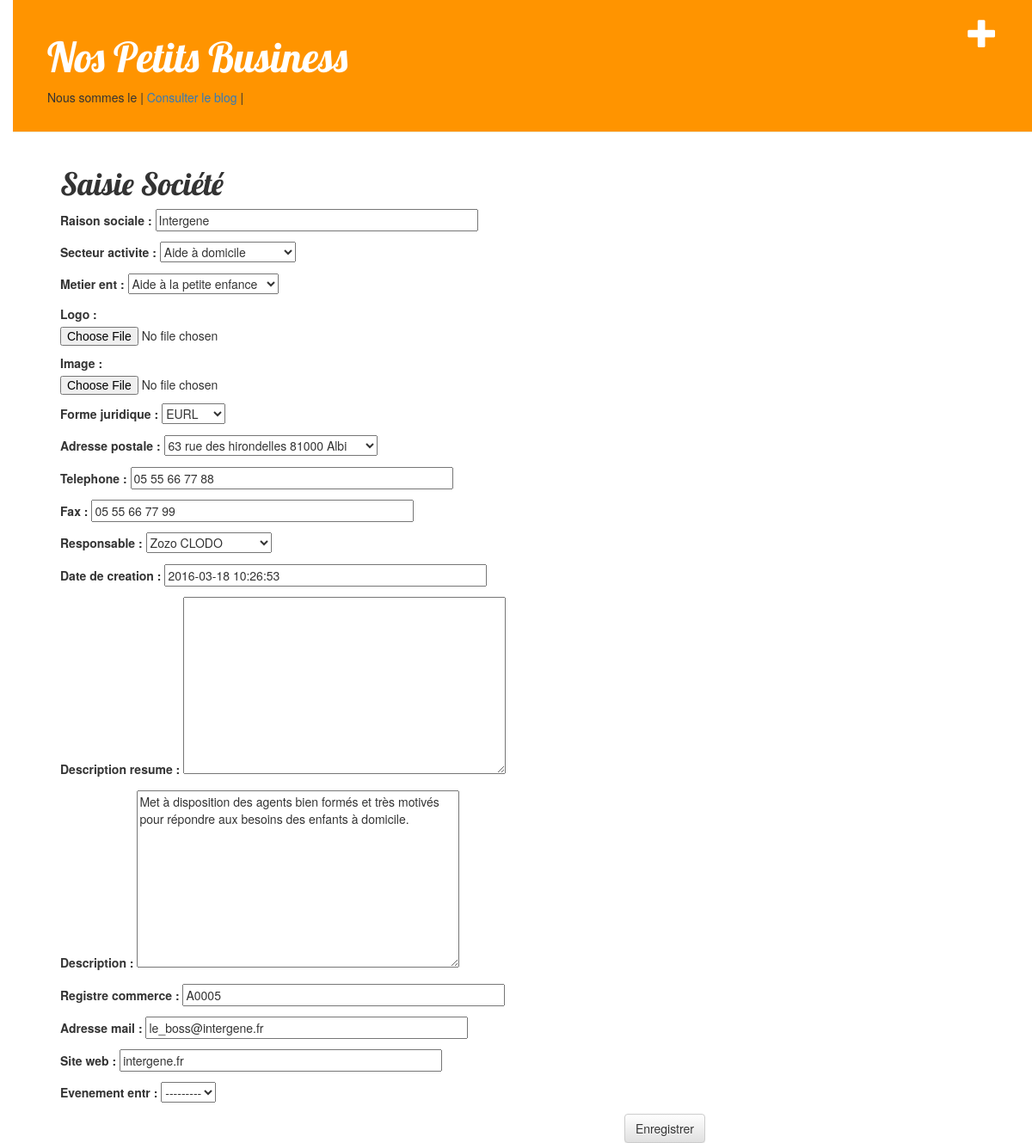
Page /entr/3/edit/ on the committed database.
### boite/models.py (models this page shows, shortened)
class Entreprise(models.Model):
    raison_sociale = models.CharField(max_length=42)
    secteur_activite = models.ForeignKey('Secteur_Activ')	# Liaison avec le modèle Secteur_Activ
    metier_ent = models.ForeignKey('Metier_Activ')		# Liaison avec le modèle Metier_Activ
    logo = models.ImageField(upload_to="logos/", null=True)     # Dossier des logos
    image = models.ImageField(upload_to="photos/", null=True)   # Dossier des logos
    forme_juridique = models.ForeignKey('Forme_Juri')		# Liaison avec le modèle Forme_Juri
    adresse_postale = models.ForeignKey('Adresse_Post', null=True)		# Liaison avec le modèle Adresse_Post
    telephone = models.CharField(max_length=15, null=True)
    fax = models.CharField(max_length=15, null=True)
    responsable = models.ForeignKey('Respon_Boite')		# Liaison avec le modèle Respon_Boite
    date_creation = models.DateTimeField(auto_now=False,
                                verbose_name="Date de creation", null=True)
    description_resume = models.TextField(null=True)
    description = models.TextField(null=True)
    registre_commerce = models.CharField(max_length=42)
    adresse_mail = models.CharField(max_length=81)
    site_web = models.CharField(max_length=100, null=True)
    evenement_entr = models.ForeignKey('Evenement', null=True)		# Evénement de l'entreprise

### boite/views.py (the view)
# urls.py: url(r'^entr/(?P<pk>[0-9]+)/edit/$', views.entr_edit, name='entr_edit'),
def entr_edit(request, pk):
    entr = get_object_or_404(Entreprise, pk=pk)
    if request.method == "POST":
        form = EntrepriseForm(request.POST, instance=entr)
        if form.is_valid():
            entr = form.save(commit=False)
            entr.responsable = request.user
            entr.date_creation = timezone.now()
            entr.save()
            return redirect('boite.views.entr_detail', pk=entr.pk)
    else:
        form = EntrepriseForm(instance=entr)
    return render(request, 'boite/entr_edit.html', {'form': form})

### boite/forms.py
class EntrepriseForm(forms.ModelForm):
    class Meta:
        model = Entreprise
        fields = '__all__'

### boite/models.py (called while the page is built)
    def __str__(self):
        return self.libelle_sect

    def __str__(self):
        return self.libelle_meti

    def __str__(self):
        return self.libelle_juri

    def __str__(self):
        return self.numero_et_rue+" "+self.code_postal_commune

    def __str__(self):
        return self.prenom_resp+" "+self.nom_resp

### boite/templates/boite/entr_edit.html
{% extends 'boite/base.html' %}
{% block content %}
    <h1>Saisie Société</h1>
    <form method="POST" class="post-form">{% csrf_token %}
        {{ form.as_p }}
        <button type="submit" class="save btn btn-default">Enregistrer</button>
    </form>
{% endblock %}

### boite/static/css/boite.css (style rules this page uses)
body { padding-left: 15px; }
h1, h2, h3, h4 { font-family: 'Lobster', cursive; }
.save { float: right; }
.post-form textarea, .post-form input { width: 50%; }

### rows in the picture
Entreprise: raison_sociale "Intergene", secteur_activite "Aide à domicile", metier_ent "Aide à la petite enfance", forme_juridique "EURL", adresse_postale "63 rue des hirondelles 81000 Albi", telephone "05 55 66 77 88", fax "05 55 66 77 99", responsable "Zozo CLODO", date_creation "2016-03-18 10:26:53", description "Met à disposition des agents bien formés et très motivés pour répondre aux besoins des enfants à domicile.", registre_commerce "A0005", adresse_mail "le_boss@intergene.fr", site_web "intergene.fr", evenement_entr "---------"
